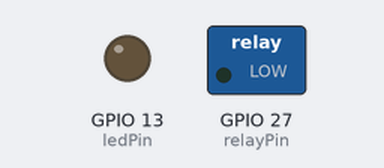
Recording of a sketch running on a simulated ESP32. Parts: switched loads named in the sketch (green lamp = pin HIGH), output pins drawn as LEDs (lit = HIGH). What the sketch prints to the serial monitor is not drawn.

Above: at 0.0 s.
At 15.7 s:
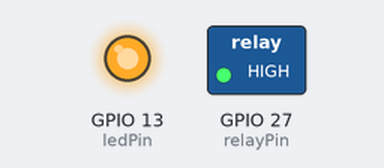
Timing chart, 0 to 32.2 s (numbered marks = the images above):
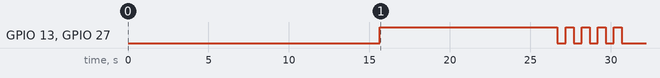

Measured:
- by itself, GPIO 13 (ledPin), GPIO 27 (relayPin): LOW → HIGH at 15.6 s, → LOW 11.1 s later, → HIGH 0.50 s later, → LOW 0.50 s later, … (10 changes in this stretch)

The sketch:

RELAY_DIAGNOSTIC_TEST.ino
```cpp
/*
  RELAY DIAGNOSTIC TEST

  This code will help you determine:
  1. Is your relay active-HIGH or active-LOW?
  2. Is GPIO 27 working correctly?
  3. Is the relay responding to commands?

  Upload this code and follow the instructions in Serial Monitor.
*/

const int relayPin = 27;
const int ledPin = 13; // Built-in LED for visual feedback

void setup() {
  Serial.begin(115200);
  delay(2000);

  pinMode(relayPin, OUTPUT);
  pinMode(ledPin, OUTPUT);

  // Start with relay OFF
  digitalWrite(relayPin, LOW);
  digitalWrite(ledPin, LOW);

  Serial.println("\n\n");
  Serial.println("╔════════════════════════════════════════════════════════╗");
  Serial.println("║                                                        ║");
  Serial.println("║        RELAY DIAGNOSTIC TEST - 2-CHANNEL RELAY         ║");
  Serial.println("║                                                        ║");
  Serial.println("╚════════════════════════════════════════════════════════╝");
  Serial.println();
  Serial.println("This test will help determine your relay type.");
  Serial.println("Watch the RED LED (DS1) on your relay module.");
  Serial.println();
  Serial.println("Starting test in 3 seconds...");
  delay(3000);
}

void loop() {
  // ═══════════════════════════════════════════════════════════
  // TEST 1: GPIO LOW
  // ═══════════════════════════════════════════════════════════
  Serial.println("\n━━━━━━━━━━━━━━━━━━━━━━━━━━━━━━━━━━━━━━━━━━━━━━━━━━━━━━");
  Serial.println("TEST 1: Setting GPIO 27 = LOW (0 Volts)");
  Serial.println("━━━━━━━━━━━━━━━━━━━━━━━━━━━━━━━━━━━━━━━━━━━━━━━━━━━━━━");

  digitalWrite(relayPin, LOW);
  digitalWrite(ledPin, LOW);
  delay(500);

  Serial.println();
  Serial.println("🔍 CHECK YOUR RELAY NOW:");
  Serial.println("   1. Is the RED LED (DS1) ON or OFF?");
  Serial.println("   2. Did you hear a click sound?");
  Serial.println("   3. Try to start your engine - does it start?");
  Serial.println();
  Serial.println("📝 RECORD YOUR OBSERVATIONS:");
  Serial.println("   GPIO LOW → LED is: _______  (ON or OFF?)");
  Serial.println("   GPIO LOW → Engine: _______ (Starts or Blocked?)");
  Serial.println();

  // Countdown
  for (int i = 10; i > 0; i--) {
    Serial.printf("   Waiting %d seconds...\n", i);
    delay(1000);
  }

  // ═══════════════════════════════════════════════════════════
  // TEST 2: GPIO HIGH
  // ═══════════════════════════════════════════════════════════
  Serial.println("\n━━━━━━━━━━━━━━━━━━━━━━━━━━━━━━━━━━━━━━━━━━━━━━━━━━━━━━");
  Serial.println("TEST 2: Setting GPIO 27 = HIGH (3.3 Volts)");
  Serial.println("━━━━━━━━━━━━━━━━━━━━━━━━━━━━━━━━━━━━━━━━━━━━━━━━━━━━━━");

  digitalWrite(relayPin, HIGH);
  digitalWrite(ledPin, HIGH);
  delay(500);

  Serial.println();
  Serial.println("🔍 CHECK YOUR RELAY NOW:");
  Serial.println("   1. Is the RED LED (DS1) ON or OFF?");
  Serial.println("   2. Did you hear a click sound?");
  Serial.println("   3. Try to start your engine - does it start?");
  Serial.println();
  Serial.println("📝 RECORD YOUR OBSERVATIONS:");
  Serial.println("   GPIO HIGH → LED is: _______  (ON or OFF?)");
  Serial.println("   GPIO HIGH → Engine: _______ (Starts or Blocked?)");
  Serial.println();

  // Countdown
  for (int i = 10; i > 0; i--) {
    Serial.printf("   Waiting %d seconds...\n", i);
    delay(1000);
  }

  // ═══════════════════════════════════════════════════════════
  // RAPID SWITCHING TEST
  // ═══════════════════════════════════════════════════════════
  Serial.println("\n━━━━━━━━━━━━━━━━━━━━━━━━━━━━━━━━━━━━━━━━━━━━━━━━━━━━━━");
  Serial.println("TEST 3: Rapid ON/OFF Switching (5 times)");
  Serial.println("━━━━━━━━━━━━━━━━━━━━━━━━━━━━━━━━━━━━━━━━━━━━━━━━━━━━━━");
  Serial.println();
  Serial.println("🔍 LISTEN FOR CLICKING SOUNDS");
  Serial.println("   You should hear 5 clicks if relay is working");
  Serial.println();

  for (int i = 1; i <= 5; i++) {
    Serial.printf("   Click %d: HIGH\n", i);
    digitalWrite(relayPin, HIGH);
    digitalWrite(ledPin, HIGH);
    delay(500);

    Serial.printf("   Click %d: LOW\n", i);
    digitalWrite(relayPin, LOW);
    digitalWrite(ledPin, LOW);
    delay(500);
  }

  Serial.println();
  Serial.println("📝 RECORD YOUR OBSERVATIONS:");
  Serial.println("   Did you hear clicking? _______  (YES or NO?)");
  Serial.println("   Did LED blink? _______  (YES or NO?)");
  Serial.println();

  // ═══════════════════════════════════════════════════════════
  // RESULTS INTERPRETATION
  // ═══════════════════════════════════════════════════════════
  Serial.println("\n╔════════════════════════════════════════════════════════╗");
  Serial.println("║              INTERPRET YOUR RESULTS                    ║");
  Serial.println("╠════════════════════════════════════════════════════════╣");
  Serial.println("║                                                        ║");
  Serial.println("║  SCENARIO 1: LED ON when GPIO = LOW                    ║");
  Serial.println("║  ─────────────────────────────────────────────         ║");
  Serial.println("║  → Your relay is ACTIVE-LOW (inverted logic)           ║");
  Serial.println("║  → You MUST invert the code logic                      ║");
  Serial.println("║  → Add: #define RELAY_ACTIVE_LOW true                  ║");
  Serial.println("║                                                        ║");
  Serial.println("║  SCENARIO 2: LED ON when GPIO = HIGH                   ║");
  Serial.println("║  ─────────────────────────────────────────────         ║");
  Serial.println("║  → Your relay is ACTIVE-HIGH (normal)                  ║");
  Serial.println("║  → Code logic is correct                               ║");
  Serial.println("║  → Problem might be wiring or wrong circuit            ║");
  Serial.println("║                                                        ║");
  Serial.println("║  SCENARIO 3: LED NEVER changes                         ║");
  Serial.println("║  ─────────────────────────────────────────────         ║");
  Serial.println("║  → Relay is stuck or not connected                     ║");
  Serial.println("║  → Check: IN1 wire connection to GPIO 27               ║");
  Serial.println("║  → Check: VCC and GND connections                      ║");
  Serial.println("║  → Try: Different GPIO pin                             ║");
  Serial.println("║                                                        ║");
  Serial.println("║  SCENARIO 4: LED changes but engine always starts      ║");
  Serial.println("║  ─────────────────────────────────────────────         ║");
  Serial.println("║  → Relay is working but not connected to engine        ║");
  Serial.println("║  → Check: COM and NO wiring to motorcycle              ║");
  Serial.println("║  → Verify: Correct ignition wire is cut                ║");
  Serial.println("║                                                        ║");
  Serial.println("╚════════════════════════════════════════════════════════╝");
  Serial.println();

  // ═══════════════════════════════════════════════════════════
  // ADDITIONAL TESTS
  // ═══════════════════════════════════════════════════════════
  Serial.println("\n╔════════════════════════════════════════════════════════╗");
  Serial.println("║              ADDITIONAL MANUAL TESTS                   ║");
  Serial.println("╠════════════════════════════════════════════════════════╣");
  Serial.println("║                                                        ║");
  Serial.println("║  TEST A: Bypass ESP32                                  ║");
  Serial.println("║  ────────────────────────────────────────              ║");
  Serial.println("║  1. Disconnect IN1 wire from GPIO 27                   ║");
  Serial.println("║  2. Touch IN1 wire to GND (ground)                     ║");
  Serial.println("║     → Does LED turn ON? Does relay click?              ║");
  Serial.println("║  3. Touch IN1 wire to VCC (5V)                         ║");
  Serial.println("║     → Does LED turn OFF? Does relay click?             ║");
  Serial.println("║                                                        ║");
  Serial.println("║  TEST B: Measure GPIO 27 Voltage                       ║");
  Serial.println("║  ────────────────────────────────────────              ║");
  Serial.println("║  1. Use multimeter on GPIO 27 pin                      ║");
  Serial.println("║  2. Should alternate between 0V and 3.3V               ║");
  Serial.println("║  3. If no change → GPIO 27 might be damaged            ║");
  Serial.println("║                                                        ║");
  Serial.println("║  TEST C: Check Relay Contacts                          ║");
  Serial.println("║  ────────────────────────────────────────              ║");
  Serial.println("║  1. Measure resistance between COM and NO              ║");
  Serial.println("║  2. When LED OFF: Should be ∞ Ω (open)                ║");
  Serial.println("║  3. When LED ON: Should be 0 Ω (closed)                ║");
  Serial.println("║                                                        ║");
  Serial.println("╚════════════════════════════════════════════════════════╝");
  Serial.println();

  Serial.println("\n⏸️  Test will repeat in 30 seconds...");
  Serial.println("    Press RESET button to restart test immediately");
  Serial.println();

  delay(30000);

  Serial.println("\n\n🔄 RESTARTING TEST SEQUENCE...\n\n");
  delay(2000);
}
```
